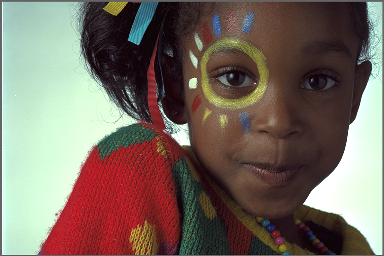
%> input picture Codes-Divers-MATLAB/Image/DL/DIP-DL6_Halftoning/girl.tif, 384 x 256 px, given in place of flowers.tif, which was not available
$ octave DL6.m   (GNU Octave 9; MATLAB toolbox functions it lacks are replaced by stand-ins)
%> lines starting %> are read from the running program, lines starting %| are printed output that depends on the picture; in (x1, y1, x2, y2) boxes, pixels count from 0 and x2, y2 are one past the last pixel; in counts of white or black regions, pixels touching at a corner belong together; the program's own positions count from 1; pictures that were not available may be replaced by others from this repository, and a replacement may not be noted
### Codes-Divers-MATLAB/Image/DL/DIP-DL6_Halftoning/iterThresholdDL.m
function [T,ti]=iterThresholdDL(f,pr)
t=mean(f(:));
ti=t;
T=[t];
I1= find(f<=T);
I2=find(f>T);
R1=f(I1);
R2=f(I2);
m1=mean(R1);
m2=mean(R2);
t=.5*(m1+m2);

while(abs(t-T(end))>pr)
    T=[T t];
    I1= find(f<=T(end));
    I2=find(f>T(end));
R1=f(I1);
R2=f(I2);
m1=mean(R1);
m2=mean(R2);
t=.5*(m1+m2);
end
T=T(end);

### Codes-Divers-MATLAB/Image/DL/DIP-DL6_Halftoning/bayerDL.m

function [fb,T1] = bayerDL(f,Nt)

if Nt == 2,
% Modele de Bayer 2x2
   T = 255 * ([3, 2; 1, 4] - .5)/(Nt*Nt);
elseif Nt ==3,
    % Modele de Bayer 3x3
    T = 255 * ([7, 9, 5,;2, 1, 4; 6, 3, 8] - .5)/(Nt*Nt);
else
    D=bayerN(Nt);
    T = 255 * ((D+1)- .5)/(Nt*Nt);

end
T1 = T;

[M,N] = size(f);
[Mt,Nt] = size(T);

while (Mt<M | Nt<N)
    T = [T, T; T, T];
    [Mt,Nt] = size(T);
end
T= T(1:M,1:N);
fb = 255*(f>=T);
fb = uint8(fb);
end

### Codes-Divers-MATLAB/Image/DL/DIP-DL6_Halftoning/diffuse.m
function b=diffuse(f,T)
[m,n]=size(f);

b=zeros(size(f));
e=zeros(size(f));

f=double(f);


b(1,:)=255*(f(1,:)>T);
b(m,:)=255*(f(m,:)>T);
b(:,n)=255*(f(:,n)>T);
b(:,1)=255*(f(:,1)>T);

for r = 2:m-1
    for c=2:n-1
        b(r,c)= 255*(f(r,c)>T);
        e(r,c)= f(r,c)-b(r,c) ;

        f(r,c+1)=f(r,c+1) + 7/16*e(r,c);
        f(r+1,c-1)=f(r+1,c-1) + 3/16*e(r,c);
        f(r+1,c)=f(r+1,c) + 5/16*e(r,c);
        f(r+1,c+1)=f(r+1,c+1) + 1/16*e(r,c);

% [4 lines of commented-out code are left out]

    end
end
b=uint8(b);

### Codes-Divers-MATLAB/Image/DL/DIP-DL6_Halftoning/gaussFilter.m
function h=gaussFilter(N, var)
%%% Generation de la reponse impulsionnelle d'un filtre gaussiEn
%%% N: taille du filtre suppose impaire
%%% var : variance du filtre

n = -(N-1)/2:(N-1)/2;% variation suivant les lignes
m = -(N-1)/2:(N-1)/2;% variation suivant les lignes

% [7 lines of commented-out code are left out]

%%%%%%%%%%%Autre mth mais on cree le mesh%%%%%%%%%%%%%%%%%%%%%%%%%%%%

Nn = -(N-1)/2:(N-1)/2;% N points
Nm = -(N-1)/2:(N-1)/2;% N points

[Nn,Nm] = meshgrid(-(N-1)/2:(N-1)/2, -(N-1)/2:(N-1)/2); % N^2 points
 h = exp(-(Nn.^2 + Nm.^2)/(2*var));
h = h/sum(h(:));

### Codes-Divers-MATLAB/Image/DL/DIP-DL6_Halftoning/DL6.m
close all ;
clear all ;
clc  ;

for ii=1:4
    if ii==1
        image='flowers.tif';
    elseif ii==2
        image='girl.tif' ;
    elseif ii==3
        image='middle_row_left_chalk.tif' ;
    else
        image='woman_baby_original.tif' ;
    end
figure('name',image)
f=imread(image) ;
%> f is the input picture: size 256x384x3 uint8; mean R, G, B 119.9, 106.4, 96.4
f= rgb2gray(f) ;
%> f: size 256x384 uint8
subplot(251), imshow(f) , title('image org') ;
subplot(256), imhist(f) , title('hist org') ;

%% iterative
[T,ti]=iterThresholdDL(f,10^-3);
%> in iterThresholdDL, `t=mean(f(:));`: t = 109.3
%> in iterThresholdDL, `I1= find(f<=T);`: I1 = 65087 values from 1 to 98304
%> in iterThresholdDL, `I2=find(f>T);`: I2 = 33217 values from 514 to 98047
%> in iterThresholdDL, `m1=mean(R1);`: m1 = 54.94
%> in iterThresholdDL, `m2=mean(R2);`: m2 = 215.8
%> in iterThresholdDL, `t=.5*(m1+m2);`: t = 135.4
%> the loop in iterThresholdDL, `while(abs(t-T(end))>pr)` made 4 passes
%> (T, m1, m2, t) on passes 1 to 4: ([109.3 135.4], 57.52, 224.2, 140.8), ([109.3 135.4 140.8], 57.93, 225.2, 141.6), ([109.3 135.4 140.8 141.6], 58.01, 225.4, 141.7), ([109.3 135.4 140.8 141.6 141.7], 58.01, 225.4, 141.7)
%> in iterThresholdDL, `T=T(end);`: T = 141.7
%> T = 141.7; ti = 109.3
fi=255*uint8(f>T);
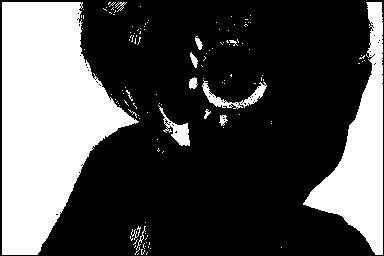
%> fi: size 256x384 uint8; 30.6% white; 124 white regions (110 under 20 px), largest, box (x1, y1, x2, y2) and area: (2, 2, 139, 255) 20815, (303, 2, 383, 255) 7642, (202, 80, 267, 109) 510
MSE = sum(sum((double(f)-double(fi)).^2))/numel(f);
%> MSE = 3365.1
PSNR = 20*log10(255/sqrt(MSE));
%> PSNR = 12.86
subplot(252), imshow(fi) , title(['image bw T_{initial}=',num2str(ti),' T_{final}=',num2str(T),' PSNR= ',num2str(PSNR),'dB'],'FontSize',6) ;


%% noised binarisation
A=75;
fn =double(f)-A+(2*A+1)*rand(size(f));
fn=uint8(fn);
%> fn: size 256x384 uint8
fbn=255*uint8(fn>T);
%> fbn: size 256x384 uint8; 33.2% white; 1486 white regions (1464 under 20 px), largest, box (x1, y1, x2, y2) and area: (0, 0, 137, 256) 20425, (303, 0, 384, 256) 7607, (158, 104, 190, 147) 416
MSE  = sum(sum((double(f)-double(fbn)).^2))/numel(f);
%> MSE = 4235.9
PSNR = 20*log10(255/sqrt(MSE));
%> PSNR = 11.86
subplot(253), imshow(fbn) , title(['image fbn T=',num2str(T),' PSNR= ',num2str(PSNR),'dB'],'FontSize',6) ;

%% Bayer dithering
[fb,D]=bayerDL(f,3);
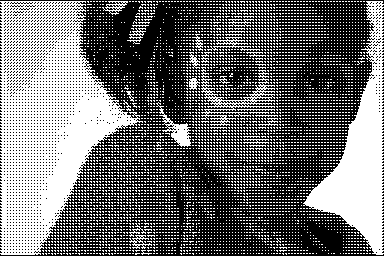
%> fb: size 256x384 uint8; 43% white; 6120 white regions (6090 under 20 px), largest, box (x1, y1, x2, y2) and area: (0, 1, 143, 255) 18986, (303, 1, 384, 255) 7639, (201, 67, 275, 126) 1054
%> D = [184.2 240.8 127.5; 42.5 14.17 99.17; 155.8 70.83 212.5]
MSE = sum(sum((double(f)-double(fb)).^2))/numel(f);
%> MSE = 9044.6
PSNR = 20*log10(255/sqrt(MSE));
%> PSNR = 8.57
subplot(2,5,4),imshow(fb),title(['ordered dithering dim 3 PSNR =',num2str(PSNR)],'FontSize',6);
matrice_3x3=D
%> matrice_3x3 has the same summary as D

%% Technique de diffusion d뭙rreur
fd=diffuse(f,T);
%> in diffuse, `b(1,:)=255*(f(1,:)>T);`: b: size 256x384 double; every value is 0
%> after the loop in diffuse, `for r = 2:m-1`:
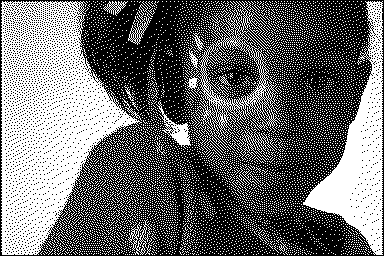
%> b: size 256x384 double; 42.3% white; 7268 white regions (7250 under 20 px), largest, box (x1, y1, x2, y2) and area: (1, 1, 142, 255) 18786, (303, 1, 383, 255) 7379, (195, 1, 281, 155) 2870
%> after the loop in diffuse, `for r = 2:m-1`:
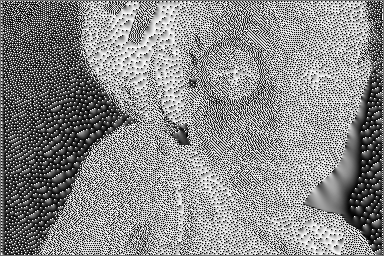
%> e: size 256x384 double; min -113.3, max 141.7, mean 24.1; drawn with min black and max white
%> after the loop in diffuse, `for r = 2:m-1`:
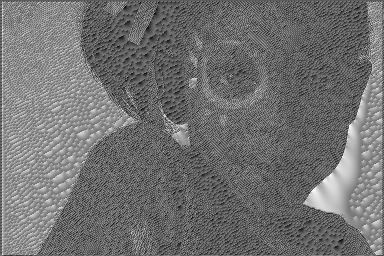
%> f: size 256x384 double; min -50.86, max 364, mean 133.3; drawn with min black and max white
MSE = sum(sum((double(f)-double(fd)).^2))/numel(f);
%> MSE = 8917.8
PSNR = 20*log10(255/sqrt(MSE));
%> PSNR = 8.63
subplot(255),imshow(fd),title(['error diff T= ',num2str(T),' PSNR =',num2str(PSNR)],'FontSize',6);

%% filtrage
L = 7;
Var = 1;
h = gaussFilter(L, Var);

f1 = filter2(h, fi);
f2 = filter2(h, fbn);
f3 = filter2(h, fb);
f4 = filter2(h, fd);
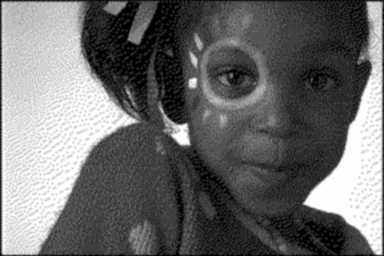
%> f4: size 256x384 double; min 0, max 255, mean 107.8

MSE = sum(sum((double(f)-double(f1)).^2))/numel(f);
%> MSE = 2898.6
PSNR = 20*log10(255/sqrt(MSE));
%> PSNR = 13.51
subplot(257),imshow(uint8(f1)),title(['image filtre PSNR =',num2str(PSNR)]);

MSE = sum(sum((double(f)-double(f2)).^2))/numel(f);
%> MSE = 1872.7
PSNR = 20*log10(255/sqrt(MSE));
%> PSNR = 15.41
subplot(258),imshow(uint8(f2)),title(['image filtre PSNR =',num2str(PSNR)]);

MSE = sum(sum((double(f)-double(f3)).^2))/numel(f);
%> MSE = 297.8
PSNR = 20*log10(255/sqrt(MSE));
%> PSNR = 23.39
subplot(259),imshow(uint8(f3)),title(['image filtre PSNR =',num2str(PSNR)]);

MSE = sum(sum((double(f)-double(f4)).^2))/numel(f);
%> MSE = 232
PSNR = 20*log10(255/sqrt(MSE));
%> PSNR = 24.48
subplot(2,5,10),imshow(uint8(f4)),title(['image filtre PSNR =',num2str(PSNR)]);
%> after `title(['image filtre PSNR =',num2str(PSNR)])`:
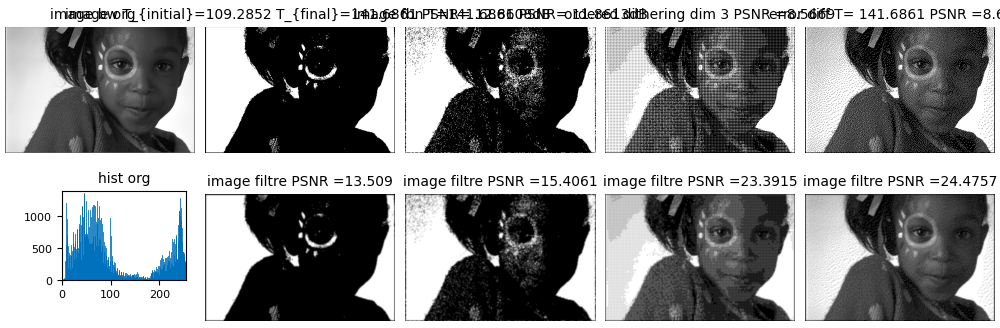
%> figure redrawn from the program's plot data, 10 panels
%> pass 3 of the loop `for ii=1:4`:
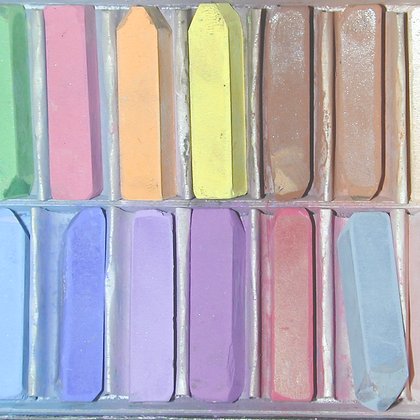
%> input picture Codes-Divers-MATLAB/Image/DL/DIP-DL6_Halftoning/middle_row_left_chalk.tif, 420 x 420 px, shrunk from 1040 x 1040 before the run
%> f is the input picture: size 420x420x3 uint8; mean R, G, B 178.9, 171.2, 180.1
%> `[T,ti]=iterThresholdDL(f,10^-3);`: T = 174.5
%> `fi=255*uint8(f>T);`:
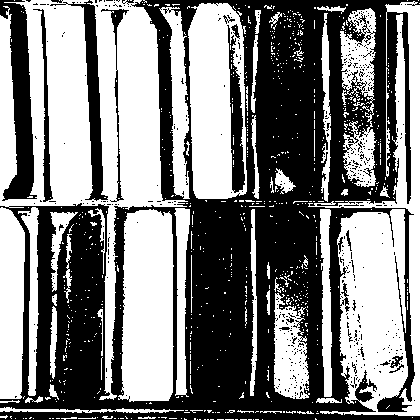
%> fi: size 420x420 uint8; 50.1% white; 477 black regions (456 under 20 px), largest, box (x1, y1, x2, y2) and area: (0, 0, 420, 420) 77637, (0, 0, 37, 201) 3671, (50, 0, 108, 201) 2291
%> `MSE = sum(sum((double(f)-double(fi)).^2))/numel(f);`: MSE = 13301.7
%> `PSNR = 20*log10(255/sqrt(MSE));`: PSNR = 6.89
%> fbn: size 420x420 uint8; 50.9% white; black in thin lines or dots
%> `MSE  = sum(sum((double(f)-double(fbn)).^2))/numel(f);`: MSE = 16042.8
%> `PSNR = 20*log10(255/sqrt(MSE));`: PSNR = 6.08
%> fb: size 420x420 uint8; 68.6% white; black in thin lines or dots
%> `MSE = sum(sum((double(f)-double(fb)).^2))/numel(f);`: MSE = 13012.2
%> `PSNR = 20*log10(255/sqrt(MSE));`: PSNR = 6.99
%> `MSE = sum(sum((double(f)-double(fd)).^2))/numel(f);`: MSE = 12830.5
%> `PSNR = 20*log10(255/sqrt(MSE));`: PSNR = 7.05
%> f1: size 420x420 double
%> `f2 = filter2(h, fbn);`:
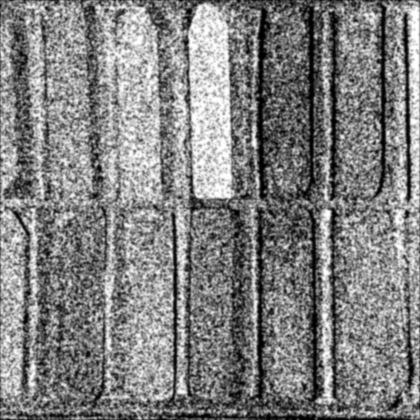
%> f2: size 420x420 double; min 0, max 255, mean 129.3
%> `MSE = sum(sum((double(f)-double(f1)).^2))/numel(f);`: MSE = 10287.4
%> `PSNR = 20*log10(255/sqrt(MSE));`: PSNR = 8.01
%> `MSE = sum(sum((double(f)-double(f2)).^2))/numel(f);`: MSE = 3446.6
%> `PSNR = 20*log10(255/sqrt(MSE));`: PSNR = 12.76
%> `MSE = sum(sum((double(f)-double(f3)).^2))/numel(f);`: MSE = 263.6
%> `PSNR = 20*log10(255/sqrt(MSE));`: PSNR = 23.92
%> `MSE = sum(sum((double(f)-double(f4)).^2))/numel(f);`: MSE = 167.9
%> `PSNR = 20*log10(255/sqrt(MSE));`: PSNR = 25.88
%> the loop made 4 passes; the first 3 are shown

end
